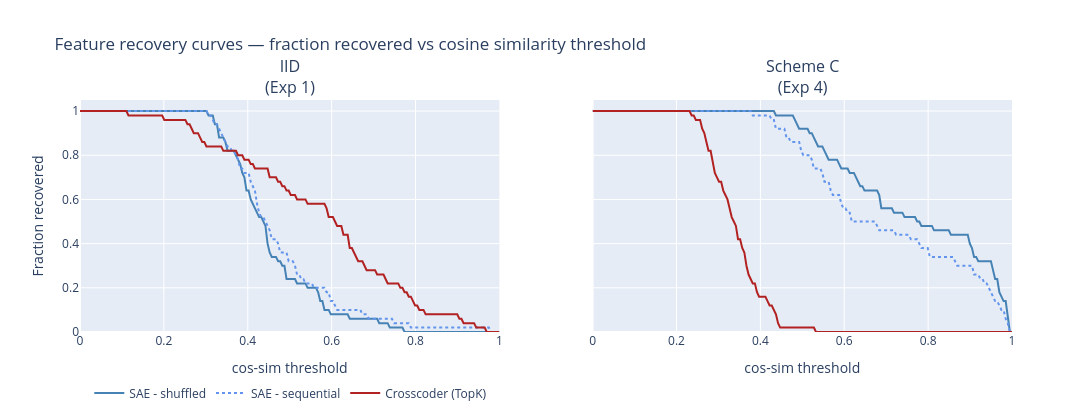

The cell this chart's notebook holds for it:
### Markdown cell above
---
## Summary — all experiments

We compare feature recovery across all four conditions using three metrics:
1. **Mean max cosine similarity** — averaged over true features.
2. **Recovery @ 0.9** — fraction of true features with a crosscoder latent aligned to ≥ 0.9 cosine similarity.
3. **Recovery @ 0.8** — same with a looser threshold.

### Code cell
# ── Summary table ──────────────────────────────────────────────────────────
print(f'\n{"Exp":<22} {"SAE-shuf AUC":>13} {"SAE-seq AUC":>12} {"XC AUC":>9} {"XC vs shuf":>11}')
print('-' * 72)
for r in ALL_RESULTS:
    label = r['label'].replace('\n', ' ')
    auc_s = r['sae_shuffled']['auc']
    auc_q = r['sae_sequential']['auc']
    auc_c = r['crosscoder']['auc']
    delta = auc_c - auc_s
    flag  = '  <- XC wins' if delta > 0.01 else ('  <- XC loses' if delta < -0.01 else '  ~')
    print(f'{label:<22} {auc_s:>13.4f} {auc_q:>12.4f} {auc_c:>9.4f} {delta:>+11.4f}{flag}')


# ── Recovery curves (final) ──────────────────────────────────────────────────
def recovery_curve(per_feature, thresholds):
    return np.array([(per_feature >= t).mean() for t in thresholds])

model_styles = {
    'sae_shuffled':   ('SAE - shuffled',    'steelblue',      'solid'),
    'sae_sequential': ('SAE - sequential',  'cornflowerblue', 'dot'),
    'crosscoder':     ('Crosscoder (TopK)', 'firebrick',      'solid'),
}

fig = make_subplots(
    rows=1, cols=len(ALL_RESULTS),
    subplot_titles=[r['label'].replace('\n', '<br>') for r in ALL_RESULTS],
    shared_yaxes=True,
)
for col, r in enumerate(ALL_RESULTS, start=1):
    for key, (name, color, dash) in model_styles.items():
        curve = recovery_curve(r[key]['per_feature'], THRESHOLDS)
        fig.add_trace(go.Scatter(
            x=THRESHOLDS, y=curve, name=name,
            line=dict(color=color, dash=dash, width=2),
            showlegend=(col == 1), legendgroup=key,
        ), row=1, col=col)

fig.update_layout(
    title='Feature recovery curves — fraction recovered vs cosine similarity threshold',
    height=420, width=1100,
    legend=dict(x=0.01, y=-0.2, orientation='h'),
)
fig.update_xaxes(title_text='cos-sim threshold', range=[0, 1])
fig.update_yaxes(title_text='Fraction recovered', range=[0, 1.05], col=1)
fig.show()

### Figure 1 — Plotly figure (JSON) as saved in the notebook; plotly's stock layout.template omitted (floating-point values rounded to 4 significant figures; data arrays with more than 128 entries replaced by an {"elided": "..."} marker saying what was removed)
{"data": [{"legendgroup": "sae_shuffled", "line": {"color": "steelblue", "dash": "solid", "width": 2}, "name": "SAE - shuffled", "showlegend": true, "type": "scatter", "x": {"elided": "200 float values"}, "xaxis": "x", "y": {"elided": "200 float values"}, "yaxis": "y"}, {"legendgroup": "sae_sequential", "line": {"color": "cornflowerblue", "dash": "dot", "width": 2}, "name": "SAE - sequential", "showlegend": true, "type": "scatter", "x": {"elided": "200 float values"}, "xaxis": "x", "y": {"elided": "200 float values"}, "yaxis": "y"}, {"legendgroup": "crosscoder", "line": {"color": "firebrick", "dash": "solid", "width": 2}, "name": "Crosscoder (TopK)", "showlegend": true, "type": "scatter", "x": {"elided": "200 float values"}, "xaxis": "x", "y": {"elided": "200 float values"}, "yaxis": "y"}, {"legendgroup": "sae_shuffled", "line": {"color": "steelblue", "dash": "solid", "width": 2}, "name": "SAE - shuffled", "showlegend": false, "type": "scatter", "x": {"elided": "200 float values"}, "xaxis": "x2", "y": {"elided": "200 float values"}, "yaxis": "y2"}, {"legendgroup": "sae_sequential", "line": {"color": "cornflowerblue", "dash": "dot", "width": 2}, "name": "SAE - sequential", "showlegend": false, "type": "scatter", "x": {"elided": "200 float values"}, "xaxis": "x2", "y": {"elided": "200 float values"}, "yaxis": "y2"}, {"legendgroup": "crosscoder", "line": {"color": "firebrick", "dash": "solid", "width": 2}, "name": "Crosscoder (TopK)", "showlegend": false, "type": "scatter", "x": {"elided": "200 float values"}, "xaxis": "x2", "y": {"elided": "200 float values"}, "yaxis": "y2"}], "layout": {"annotations": [{"font": {"size": 16}, "showarrow": false, "text": "IID<br>(Exp 1)", "x": 0.225, "xanchor": "center", "xref": "paper", "y": 1, "yanchor": "bottom", "yref": "paper"}, {"font": {"size": 16}, "showarrow": false, "text": "Scheme C<br>(Exp 4)", "x": 0.775, "xanchor": "center", "xref": "paper", "y": 1, "yanchor": "bottom", "yref": "paper"}], "height": 420, "legend": {"orientation": "h", "x": 0.01, "y": -0.2}, "title": {"text": "Feature recovery curves — fraction recovered vs cosine similarity threshold"}, "width": 1100, "xaxis": {"anchor": "y", "domain": [0, 0.45], "range": [0, 1], "title": {"text": "cos-sim threshold"}}, "xaxis2": {"anchor": "y2", "domain": [0.55, 1], "range": [0, 1], "title": {"text": "cos-sim threshold"}}, "yaxis": {"anchor": "x", "domain": [0, 1], "range": [0, 1.05], "title": {"text": "Fraction recovered"}}, "yaxis2": {"anchor": "x2", "domain": [0, 1], "matches": "y", "showticklabels": false}}}
